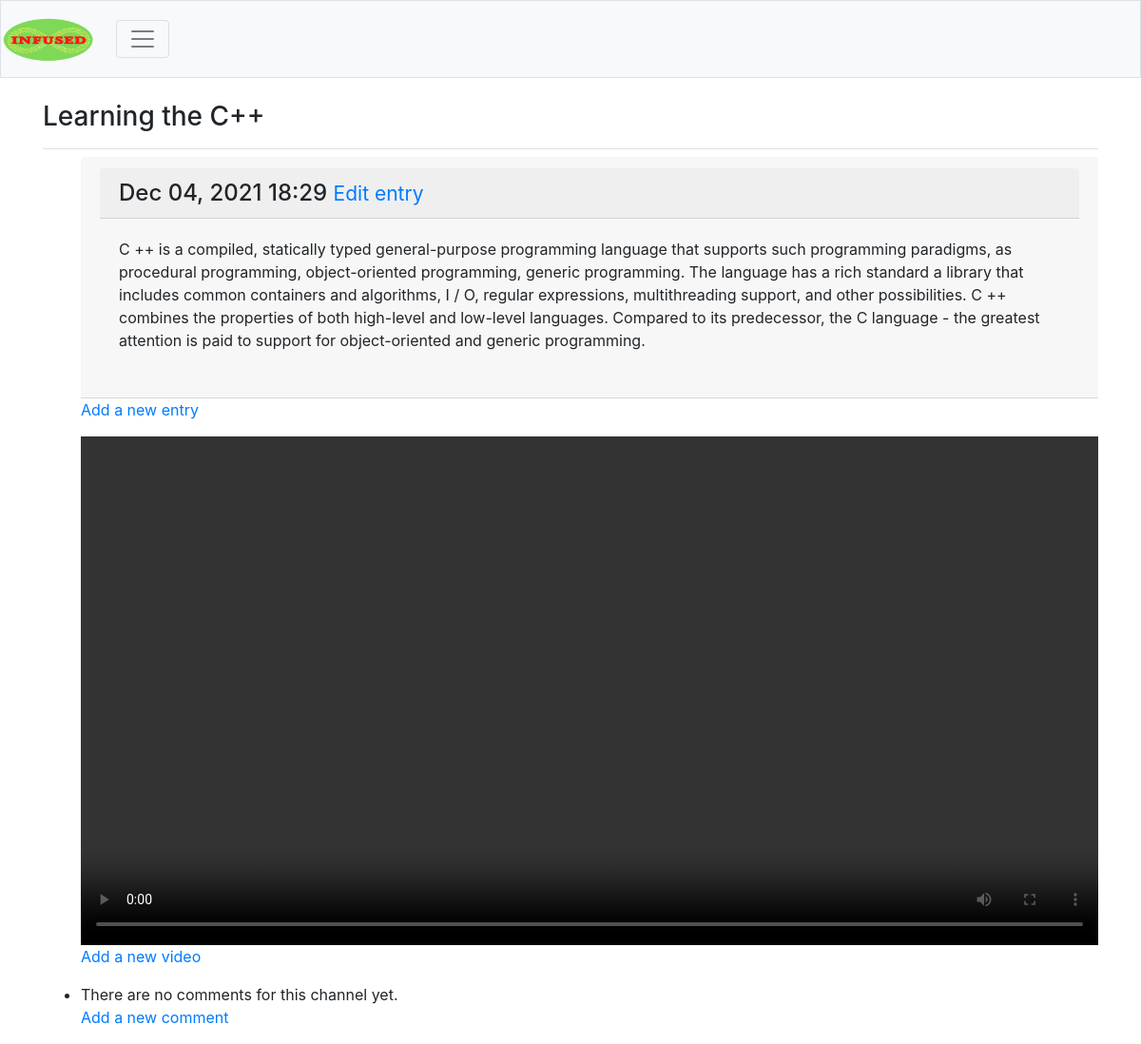
Page /channels/2/ on the committed database.
### infused/models.py (models this page shows, shortened)
class Channel(models.Model):
    text = models.CharField(max_length=200)
    date_added = models.DateTimeField(auto_now_add=True)
    owner = models.ForeignKey(User, on_delete=models.CASCADE)
    def __str__(self):
        return self.text

class Entry(models.Model):
    channel = models.ForeignKey(Channel, on_delete=models.CASCADE)
    text = models.TextField()
    date_added = models.DateTimeField(auto_now_add=True)
    class Meta:
        verbose_name_plural = 'entries'

class Video(models.Model):
    channel = models.ForeignKey(Channel, on_delete=models.CASCADE)
    text = models.CharField(max_length=100)
    date_added = models.DateTimeField(auto_now_add=True)
    video = models.FileField(upload_to='video/',
                             validators=[FileExtensionValidator(
                                 allowed_extensions=['mp4'])])
    class Meta:
        verbose_name_plural = 'videos'

### infused/views.py (the view)
# urls.py: path('channels/<int:channel_id>/', views.channel, name='channel'),
def channel(request, channel_id):
    channel = Channel.objects.get(id=channel_id)
    entries = channel.entry_set.order_by('-date_added')
    comments = channel.comments_set.order_by('date_added')
    videos = channel.video_set.order_by('-date_added')
    context = {'channel': channel, 'entries': entries, 'video': videos,
               'comments': comments}
    return render(request, 'infused/channel.html', context)

### infused/templates/infused/channel.html (shortened to what this page needs)
{% extends 'infused/base.html' %}
{% block page_header %}
<h3>{{ channel }}</h3>
{% endblock page_header %}
{% block content %}
    <ul>
        {% for entry in entries %}
        <div class="card-header">
            <h4 class="card-header">
                {{ entry.date_added|date:'M d, Y H:i' }}
                <small><a href="{% url 'infused:edit_entry' entry.id %}">
                    Edit entry</a></small>
            </h4>
            <div class="card-body">
                {{ entry.text|linebreaks }}
            </div>
        </div>
        {% empty %}
        <p>There are no entries for this channel yet.</p>
        {% endfor %}
        <p>
            <a href="{% url 'infused:new_entry' channel.id%}">
                Add a new entry</a>
        </p>
    </ul>
    <ul>
        {% for x in video %}
        <video class="embed-responsive embed-responsive-16by9" controls>
                <source src="{{ x.video.url}}" type="video/mp4">
            </video>
        {% empty %}
        <li>There are no videos for this channel yet.</li>
        {% endfor %}
        <p>
            <a href="{% url 'infused:new_video' channel.id %}">
                Add a new video</a>
        </p>
    </ul>
    <ul>
        {% for comment in comments %}
        <div class="card-header">
            <h4 class="card-header">
                {{ comment.date_added|date:'M d, Y H:i' }}
                {% if user.is_authenticated %}
                    {{ user }}
                {% else %}
                    anonymous
                {% endif %}
            </h4>
            <div class="card-body">
                {{ comment.text|linebreaks }} <br/>
            </div>
        </div>
        {% empty %}
        <li>There are no comments for this channel yet.</li>
        {% endfor %}
        <p>
            <a href="{% url 'infused:new_comments' channel.id%}">
                Add a new comment</a>
        </p>
    </ul>
{% endblock content %}

### rows in the picture
Channel: text "Learning the С++"
Entry: date_added "Dec 04, 2021 18:29", text "C ++ is a compiled, statically typed general-purpose programming language that supports such programming paradigms, as procedural programming, object-oriented programming, generic programming. The language has a rich standard a library that includes common containers and algorithms, I / O, regular expressions, multithreading support, and other possibilities. C ++ combines the properties of both high-level and low-level languages. Compared to its predecessor, the C language - the greatest attention is paid to support for object-oriented and generic programming."
